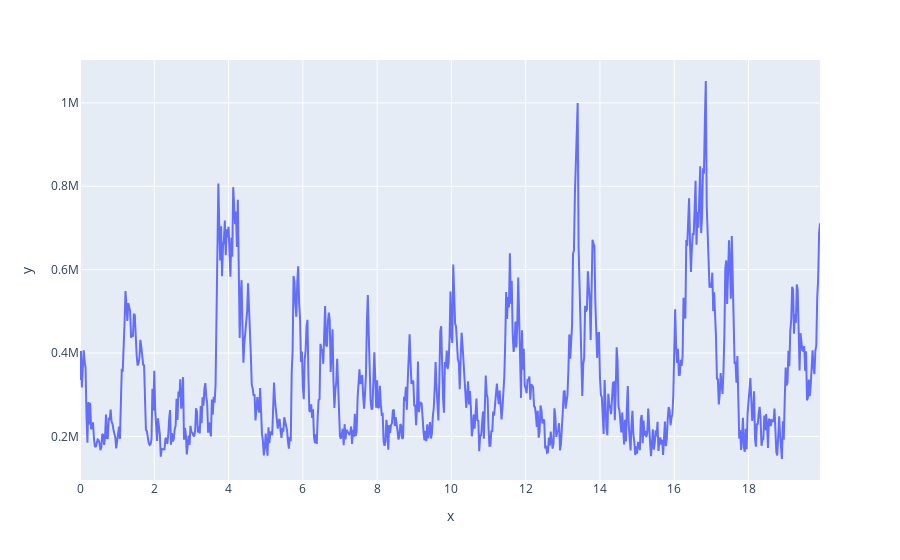

This figure's notebook cell:
### Code cell
import plotly.express as px
fig = px.line(x=time_bins_df['time_sec'], y=time_bins_df['std']**2)
fig.show()

### Figure 1 — Plotly figure (JSON) as saved in the notebook; plotly's stock layout.template omitted (floating-point values rounded to 4 significant figures; data arrays with more than 128 entries replaced by an {"elided": "..."} marker saying what was removed)
{"data": [{"hovertemplate": "x=%{x}<br>y=%{y}<extra></extra>", "legendgroup": "", "line": {"color": "#636efa", "dash": "solid"}, "mode": "lines", "name": "", "showlegend": false, "type": "scatter", "x": {"elided": "798 float values"}, "xaxis": "x", "y": {"elided": "798 float values"}, "yaxis": "y"}], "layout": {"legend": {"tracegroupgap": 0}, "margin": {"t": 60}, "xaxis": {"anchor": "y", "domain": [0, 1], "title": {"text": "x"}}, "yaxis": {"anchor": "x", "domain": [0, 1], "title": {"text": "y"}}}}
